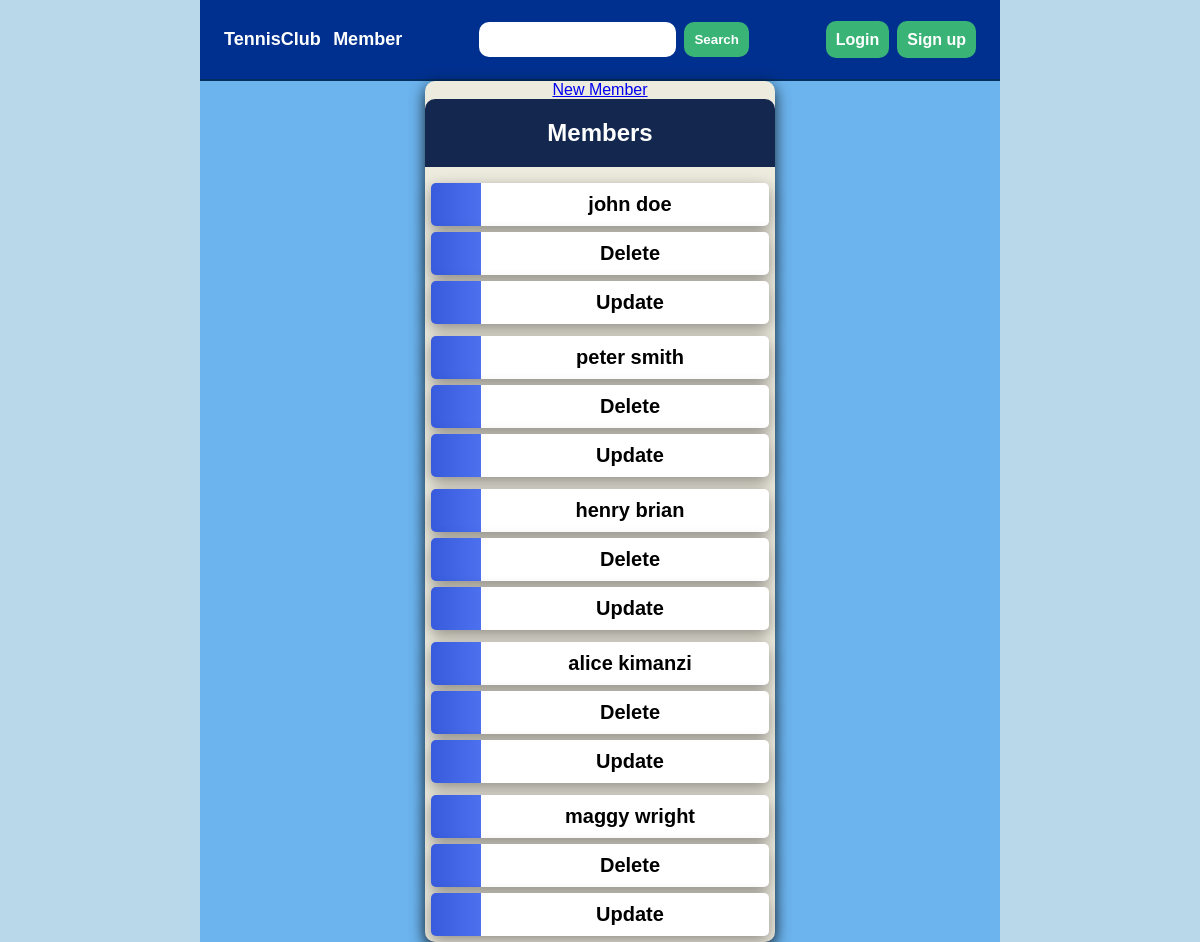
The page /members/ on the database as committed earlier.
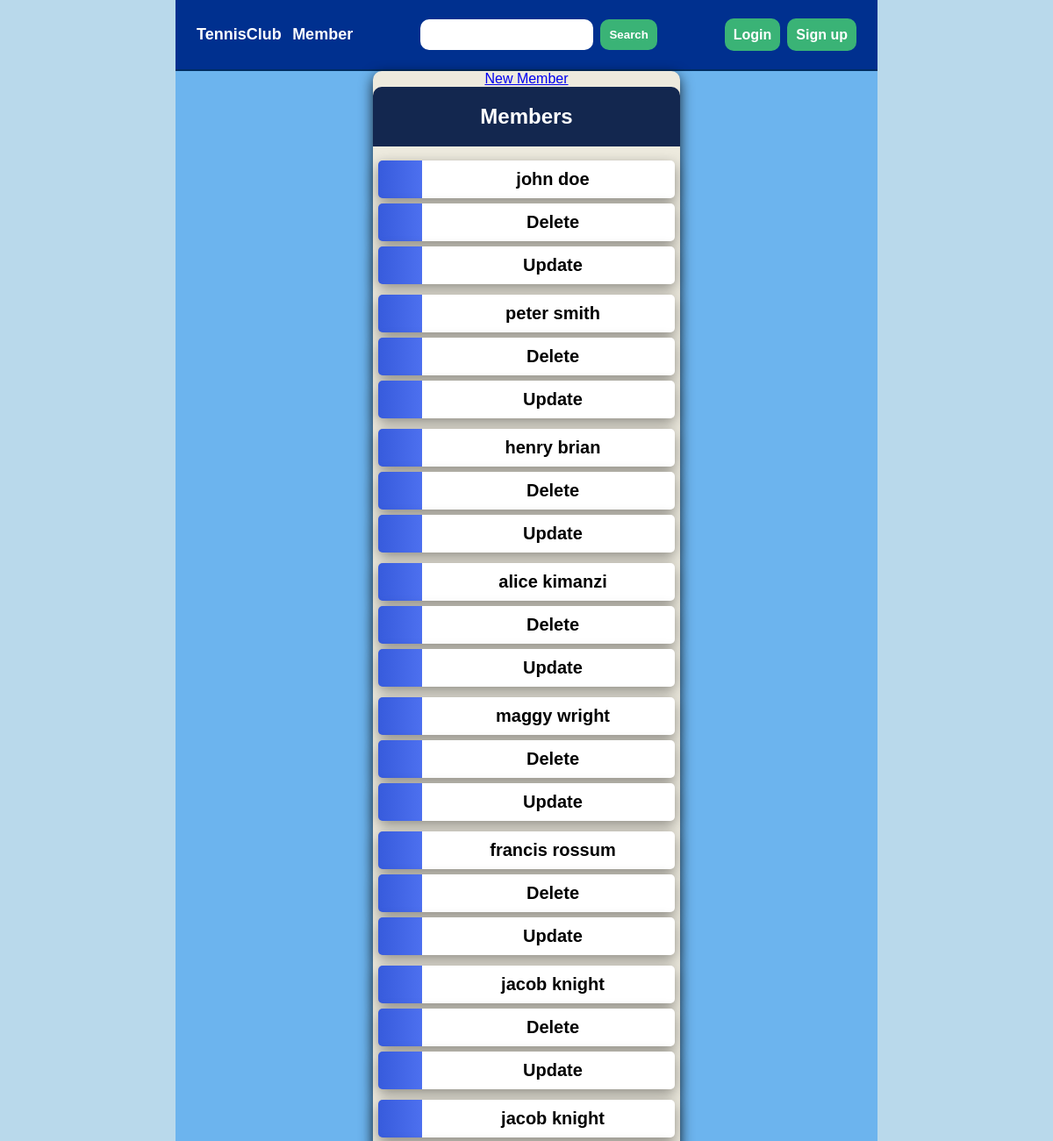
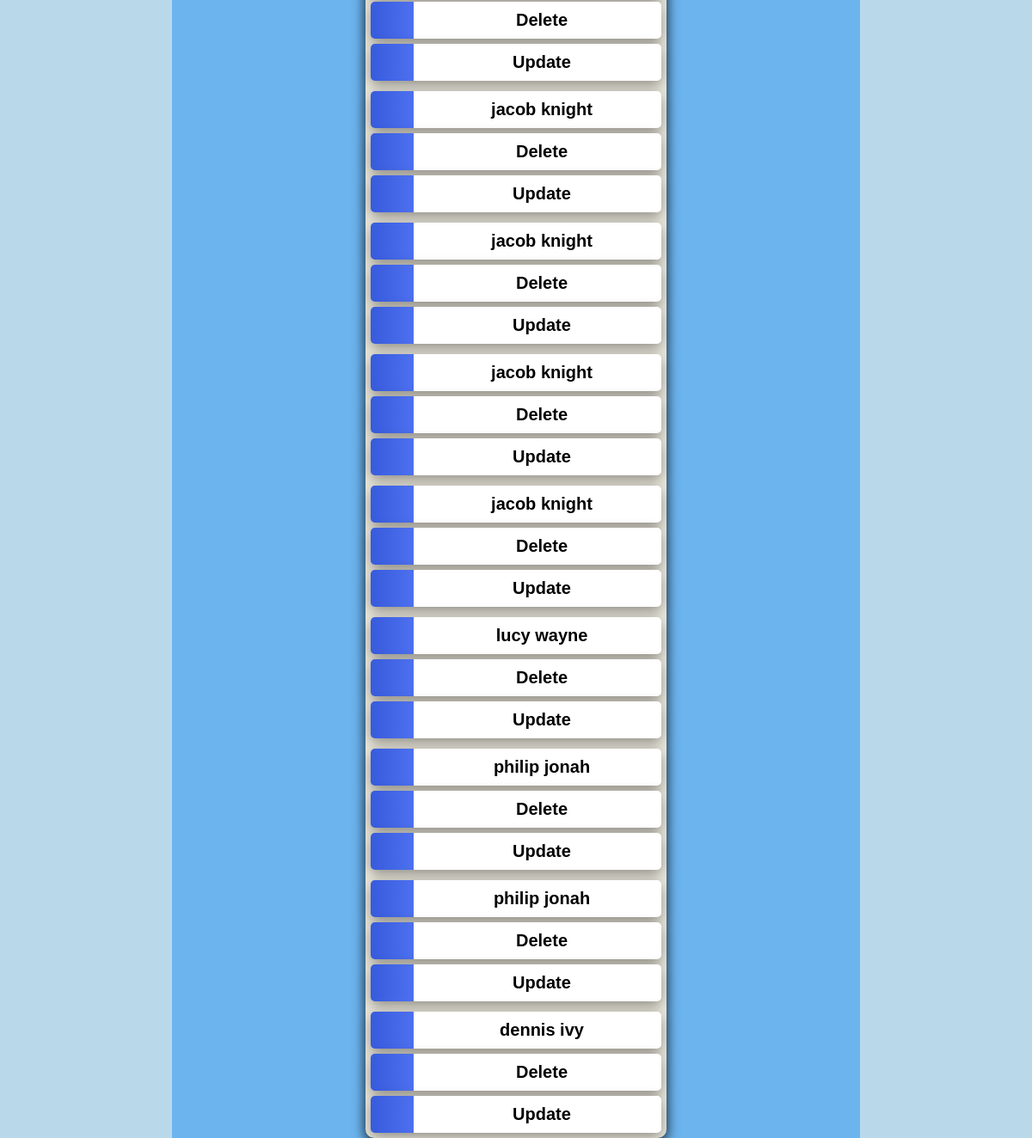
The same page on the database as committed later (2 pictures, top to bottom).
### members/models.py (models this page shows, shortened)
class Member(models.Model):
    firstname=models.CharField(max_length=200)
    lastname=models.CharField(max_length=200)
    gender=models.CharField(max_length=100)
    phone=models.IntegerField()
    joined_date=models.DateTimeField()

### members/views.py (the view)
# urls.py: path('',views.index,name='index'),
def index(request):
    mydata=Member.objects.all()
    context={'mydata':mydata}
    return render(request, 'members/index.html', context)

### members/templates/members/index.html (shortened to what this page needs)
<!DOCTYPE html>
{% load static %}
<html lang="en">
<head>
    <link rel="stylesheet" href="{%static 'css/main.css' %}">
</head>
<body>
   <div class="container">
    <nav>
        <div class="title">
<a href="{% url 'members:index'%}">TennisClub</a>
<a href="{% url 'members:index'%}">Member</a>
        </div>
    <form action="{% url 'members:search' %} " method="post">
        <div class="search">
          <input type="text" name="q" required/>
          <input type="submit"  value="Search">
        </div>
     </form>
     <div class="login">
        <ul>
            <li><a href="">Login</a></li>
            <li><a href="">Sign up</a></li>
        </ul>
     </div>
    </nav>
    <div class="content">
        <a href="{% url 'members:register'%}">New Member</a>
    <h2>Members</h2>
    {% for i in mydata %}
    <ul>
        <li><a href="{% url 'members:detail' i.id%}">{{i.firstname}}  {{i.lastname}}</a></li>
        <li><a href="{% url 'members:delete' i.id%}">Delete</a></li>
        <li><a href="{% url 'members:update' i.id%}">Update</a></li>
    </ul>
    {% endfor %}
  </div>
   </div>
</body>
</html>

Rows that differ between the two databases and show on the page:
added Member: firstname "francis", lastname "rossum"
added Member: firstname "jacob", lastname "knight"
added Member: firstname "jacob", lastname "knight"
added Member: firstname "jacob", lastname "knight"
added Member: firstname "jacob", lastname "knight"
added Member: firstname "jacob", lastname "knight"
added Member: firstname "jacob", lastname "knight"
added Member: firstname "lucy", lastname "wayne"
added Member: firstname "philip", lastname "jonah"
added Member: firstname "philip", lastname "jonah"
added Member: firstname "dennis", lastname "ivy"
